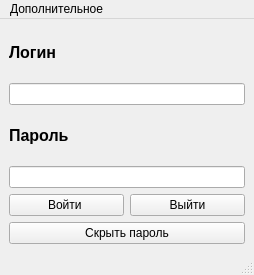
<?xml version="1.0" encoding="UTF-8"?>
<ui version="4.0">
 <class>MainWindow</class>
 <widget class="QMainWindow" name="MainWindow">
  <property name="geometry">
   <rect>
    <x>0</x>
    <y>0</y>
    <width>254</width>
    <height>275</height>
   </rect>
  </property>
  <property name="windowTitle">
   <string>Авторизация</string>
  </property>
  <widget class="QWidget" name="centralwidget">
   <layout class="QGridLayout" name="gridLayout">
    <item row="5" column="1">
     <widget class="QPushButton" name="pushButton">
      <property name="text">
       <string>Выйти</string>
      </property>
     </widget>
    </item>
    <item row="4" column="0" colspan="2">
     <widget class="QLineEdit" name="lineEdit_2"/>
    </item>
    <item row="1" column="0" colspan="2">
     <widget class="QLineEdit" name="lineEdit"/>
    </item>
    <item row="0" column="0">
     <widget class="QLabel" name="label">
      <property name="font">
       <font>
        <pointsize>12</pointsize>
        <bold>true</bold>
       </font>
      </property>
      <property name="text">
       <string>Логин</string>
      </property>
     </widget>
    </item>
    <item row="5" column="0">
     <widget class="QPushButton" name="pushButton_2">
      <property name="text">
       <string>Войти </string>
      </property>
     </widget>
    </item>
    <item row="3" column="0">
     <widget class="QLabel" name="label_2">
      <property name="font">
       <font>
        <pointsize>12</pointsize>
        <bold>true</bold>
       </font>
      </property>
      <property name="text">
       <string>Пароль</string>
      </property>
     </widget>
    </item>
    <item row="6" column="0" colspan="2">
     <widget class="QPushButton" name="pushButton_3">
      <property name="text">
       <string>Скрыть пароль</string>
      </property>
     </widget>
    </item>
   </layout>
  </widget>
  <widget class="QMenuBar" name="menubar">
   <property name="geometry">
    <rect>
     <x>0</x>
     <y>0</y>
     <width>254</width>
     <height>25</height>
    </rect>
   </property>
   <widget class="QMenu" name="menu">
    <property name="acceptDrops">
     <bool>true</bool>
    </property>
    <property name="title">
     <string>Дополнительное</string>
    </property>
    <addaction name="separator"/>
    <addaction name="separator"/>
    <addaction name="separator"/>
    <addaction name="action_2"/>
   </widget>
   <addaction name="menu"/>
  </widget>
  <widget class="QStatusBar" name="statusbar"/>
  <action name="action">
   <property name="text">
    <string>Скрыть пароль</string>
   </property>
  </action>
  <action name="action_2">
   <property name="text">
    <string>Руководство пользователя</string>
   </property>
  </action>
 </widget>
 <resources/>
 <connections/>
</ui>
